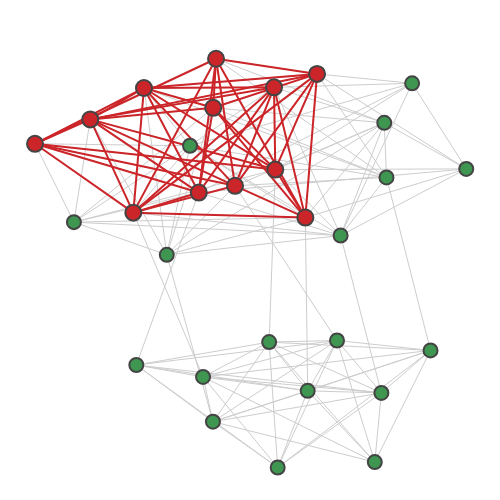

The cell this chart's notebook holds for it:
### Markdown cell above
Largest subgraph:

### Code cell
plot.graph(pl_graph, dense[12][0][1])

### Figure 1 — Plotly figure (JSON) as saved in the notebook; plotly's stock layout.template omitted (floating-point values rounded to 4 significant figures; data arrays with more than 128 entries replaced by an {"elided": "..."} marker saying what was removed)
{"data": [{"hoverinfo": "none", "line": {"color": "#CDCDCD", "width": 1}, "mode": "lines", "type": "scatter", "x": {"elided": "456 float values"}, "y": {"elided": "456 float values"}}, {"hoverinfo": "none", "line": {"color": "#cc2529", "width": 2}, "mode": "lines", "type": "scatter", "x": {"elided": "138 float values"}, "y": {"elided": "138 float values"}}, {"hoverinfo": "text", "marker": {"color": "#3e9651", "line": {"width": 2}, "size": 14}, "mode": "markers", "text": ["0", "1", "2", "3", "4", "5", "6", "7", "8", "9", "10", "11", "12", "13", "14", "15", "16", "17", "18", "19", "20", "21", "22", "23", "24", "25", "26", "27", "28", "29"], "type": "scatter", "x": [-0.1953, 0.4072, 0.1844, 0.05031, 0.4895, -0.1399, -0.5435, 0.4001, 0.04624, -0.7209, -0.3712, 0.26, -0.2234, -0.5961, -0.07885, -0.2979, -0.149, -0.4053, 0.1468, 0.6632, -0.3957, -0.1815, 0.0306, 0.3697, -0.1497, 0.1543, 0.2484, 0.3909, 0.5486, 0.05803], "y": [0.1704, 0.235, 0.6755, 0.2682, 0.6356, 0.7401, 0.482, 0.4673, 0.6183, 0.3781, 0.6155, -0.01235, 0.3696, 0.04455, 0.1991, -0.09472, 0.5312, 0.08489, 0.06405, 0.2711, -0.5636, -0.6144, -0.4661, -0.9769, -0.8051, -0.6737, -0.4593, -0.6824, -0.5017, -1]}, {"hoverinfo": "text", "marker": {"color": "#cc2529", "line": {"width": 2}, "size": 16}, "mode": "markers", "text": ["0", "2", "3", "5", "6", "8", "9", "10", "14", "16", "17", "18"], "type": "scatter", "x": [-0.1953, 0.1844, 0.05031, -0.1399, -0.5435, 0.04624, -0.7209, -0.3712, -0.07885, -0.149, -0.4053, 0.1468], "y": [0.1704, 0.6755, 0.2682, 0.7401, 0.482, 0.6183, 0.3781, 0.6155, 0.1991, 0.5312, 0.08489, 0.06405]}], "layout": {"height": 500, "hovermode": "closest", "margin": {"b": 0, "l": 0, "r": 0, "t": 25}, "plot_bgcolor": "#ffffff", "showlegend": false, "width": 500, "xaxis": {"showgrid": false, "showticklabels": false, "zeroline": false}, "yaxis": {"showgrid": false, "showticklabels": false, "zeroline": false}}}
